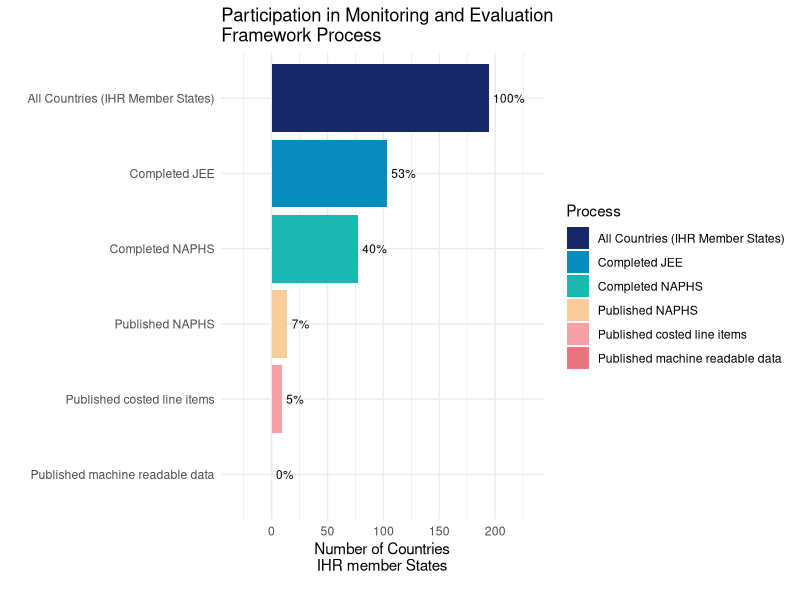
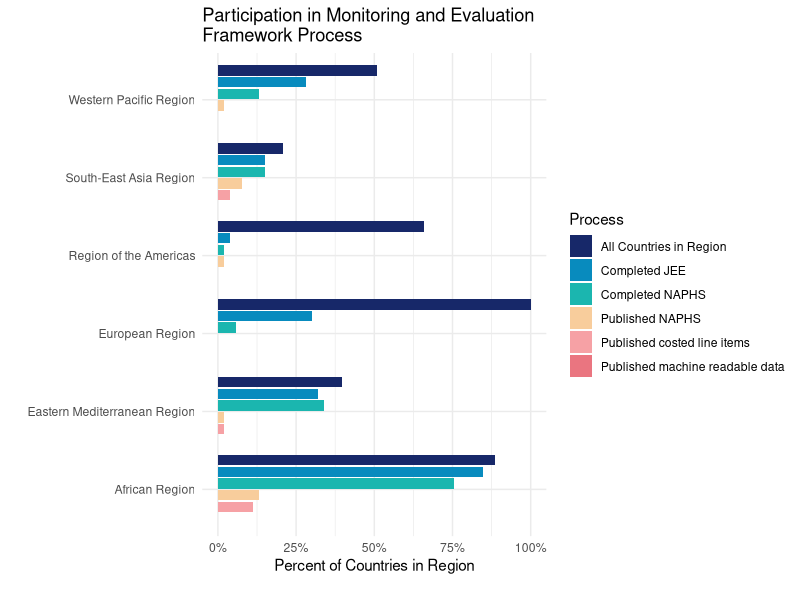
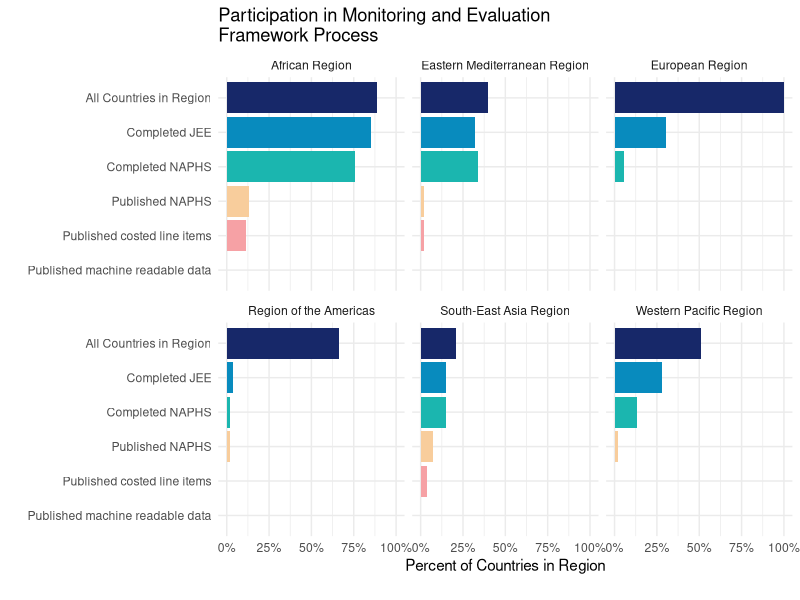

Write R code to recreate these figures, in order.
#############################################
## Background ###############################
#############################################

## This script contains code to generate a simple barplot graphic
## assume working directory is set to NAPHS-data

#############################################
## Setup ####################################
#############################################

## NOTE: if you don't already have these libraries installed, you can do so by running install.packages()
## example: install.packages("ggplot2")

## Load libraries
library(tidyverse) ## for data management
library(scales) ## for commas on axes of plots

#############################################
## Read in data #############################
#############################################

## NAPHS country data - one row per WHO member state
countries <- read.delim("countries.tsv")

#############################################
## Summarize data ###########################
#############################################

## print summary info, globally
countries %>%
  summarize(total_member_states = sum(who_member_state == TRUE),
            completed_jee = sum(completed_jee == TRUE),
            completed_naphs = sum(completed_naphs == TRUE),
            published_naphs = sum(published_naphs == TRUE, na.rm = TRUE ),
            published_naphs_data = sum(naphs_includes_line_item_costs == TRUE, na.rm = TRUE),
            machine_readable_data = sum(naphs_data_machine_readable == TRUE, na.rm = TRUE))
            
#############################################
## Global funnel: barplot ###################
#############################################

countries %>%
  summarize(aggregation = "global",
            total_member_states = sum(who_member_state == TRUE),
            completed_jee = sum(completed_jee == TRUE),
            completed_naphs = sum(completed_naphs == TRUE),
            published_naphs = sum(published_naphs == TRUE, na.rm = TRUE ),
            published_naphs_data = sum(naphs_includes_line_item_costs == TRUE, na.rm = TRUE),
            machine_readable_data = sum(naphs_data_machine_readable == TRUE, na.rm = TRUE)) %>%
  pivot_longer(!aggregation, names_to = "metric", values_to = "count") %>%
  mutate(label = factor(
    recode(metric, 
           total_member_states = "All Countries (IHR Member States)",
           completed_jee = "Completed JEE",
           completed_naphs = "Completed NAPHS",
           published_naphs  = "Published NAPHS",
           published_naphs_data = "Published costed line items",
           machine_readable_data = "Published machine readable data"),
    levels = rev(c("All Countries (IHR Member States)", "Completed JEE", "Completed NAPHS", "Published NAPHS", "Published costed line items", "Published machine readable data")))) %>%
  mutate(pct = count/max(count)) %>% 
  ggplot(aes(x = count, y = label, fill = label)) +
  geom_bar(stat = "identity") +
  geom_text(aes(label = paste(round(pct*100, 0), "%", sep = "")),
            hjust = 0, nudge_x = 4, size = 3) +
  ylab("") +
  xlab("Number of Countries\nIHR member States") +
  scale_x_continuous(expand = c(0, 45)) +
  scale_fill_manual(values = rev(c("#172869", "#088BBE", "#1BB6AF", "#F8CD9C", "#F6A1A5", "#EA7580")),
                    guide = guide_legend(reverse = TRUE)) + 
  labs(caption = "", fill = "Process") +
  theme_minimal() + 
  theme(plot.caption = element_text(size = 7), legend.position = "right") +
  ggtitle("Participation in Monitoring and Evaluation\nFramework Process")

#############################################
## Funnel by region: barplot (v1) ###########
#############################################

countries %>%
  group_by(who_region) %>%
  summarize(total_member_states = sum(who_member_state == TRUE),
            completed_jee = sum(completed_jee == TRUE),
            completed_naphs = sum(completed_naphs == TRUE),
            published_naphs = sum(published_naphs == TRUE, na.rm = TRUE ),
            published_naphs_data = sum(naphs_includes_line_item_costs == TRUE, na.rm = TRUE),
            machine_readable_data = sum(naphs_data_machine_readable == TRUE, na.rm = TRUE)) %>%
  pivot_longer(!who_region, names_to = "metric", values_to = "count") %>%
  mutate(label = factor(
    recode(metric, 
           total_member_states = "All Countries in Region",
           completed_jee = "Completed JEE",
           completed_naphs = "Completed NAPHS",
           published_naphs  = "Published NAPHS",
           published_naphs_data = "Published costed line items",
           machine_readable_data = "Published machine readable data"),
    levels = rev(c("All Countries in Region", "Completed JEE", "Completed NAPHS", "Published NAPHS", "Published costed line items", "Published machine readable data")))) %>%
  mutate(pct = count/max(count)) %>%
  ggplot(aes(x = pct, y = who_region, fill = label)) +
  geom_bar(position = position_dodge2(width = 0.9, preserve = "single"), stat = "identity") +
  scale_x_continuous(labels = scales::percent) +
  xlab("Percent of Countries in Region") +
  ylab("") +
  scale_fill_manual(values = rev(c("#172869", "#088BBE", "#1BB6AF", "#F8CD9C", "#F6A1A5", "#EA7580")),
                    guide = guide_legend(reverse = TRUE)) +
  labs(caption = "", fill = "Process") +
  theme_minimal() + 
  theme(plot.caption = element_text(size = 7), legend.position = "right") +
  ggtitle("Participation in Monitoring and Evaluation\nFramework Process")

#############################################
## Funnel by region: barplot (v2) ###########
#############################################

countries %>%
  group_by(who_region) %>%
  summarize(total_member_states = sum(who_member_state == TRUE),
            completed_jee = sum(completed_jee == TRUE),
            completed_naphs = sum(completed_naphs == TRUE),
            published_naphs = sum(published_naphs == TRUE, na.rm = TRUE ),
            published_naphs_data = sum(naphs_includes_line_item_costs == TRUE, na.rm = TRUE),
            machine_readable_data = sum(naphs_data_machine_readable == TRUE, na.rm = TRUE)) %>%
  pivot_longer(!who_region, names_to = "metric", values_to = "count") %>%
  mutate(label = factor(
    recode(metric, 
           total_member_states = "All Countries in Region",
           completed_jee = "Completed JEE",
           completed_naphs = "Completed NAPHS",
           published_naphs  = "Published NAPHS",
           published_naphs_data = "Published costed line items",
           machine_readable_data = "Published machine readable data"),
    levels = rev(c("All Countries in Region", "Completed JEE", "Completed NAPHS", "Published NAPHS", "Published costed line items", "Published machine readable data")))) %>%
  mutate(pct = count/max(count)) %>%
  ggplot(aes(x = pct, y = label, fill = label, group = who_region)) +
  geom_bar(position = position_dodge2(width = 0.9, preserve = "single"), stat = "identity") +
  scale_x_continuous(labels = scales::percent) +
  xlab("Percent of Countries in Region") +
  ylab("") +
  scale_fill_manual(values = rev(c("#172869", "#088BBE", "#1BB6AF", "#F8CD9C", "#F6A1A5", "#EA7580")),
                    guide = guide_legend(reverse = TRUE)) +
  labs(caption = "", fill = "Process") +
  theme_minimal() + 
  theme(plot.caption = element_text(size = 7), legend.position = "none") +
  ggtitle("Participation in Monitoring and Evaluation\nFramework Process") +
  facet_wrap(~who_region)
